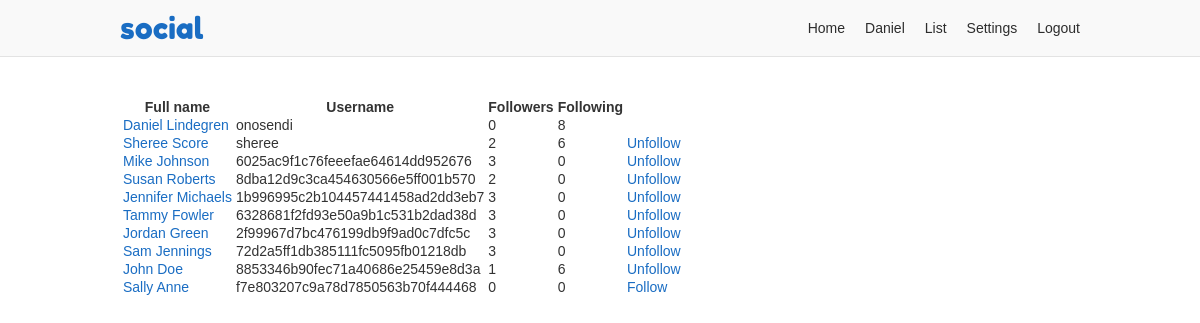
Page /list (signed in) on the committed database.
### app/users/models/user.py (models this page shows, shortened)
class User(UserMixin, db.Model, BaseModel):
    username = db.Column(db.String(35), nullable=False, unique=True)
    email = db.Column(db.String(255), nullable=False, unique=True)
    password = db.Column(db.String(128), nullable=False)
    first_name = db.Column(db.String(35), nullable=False)
    last_name = db.Column(db.String(35), nullable=False)
    about_me = db.Column(db.Text)
    last_seen = db.Column(db.DateTime, default=datetime.utcnow)
    posts_per_page = db.Column(db.Integer, default=10, nullable=False)
    full_name = column_property(first_name + " " + last_name)
    followed = db.relationship(
        'User',
        secondary=followers,
        primaryjoin='followers.c.follower_id == User.id',
        secondaryjoin='followers.c.followed_id == User.id',
        backref=db.backref('followers', lazy='dynamic'),
        lazy='dynamic')
    post_author = db.relationship(
        'Post',
        foreign_keys='Post.author_id',
        backref='author', lazy='dynamic')
    post_recipient = db.relationship(
        'Post',
        foreign_keys='Post.recipient_id',
        backref='recipient', lazy='dynamic')
    def is_following(self, user):
        return self.followed.filter(
            followers.c.followed_id == user.id).count() > 0

### app/users/views.py (the view)
@users.route('/list')
@login_required
def list():
    users = User.query.all()
    return render_template('users/list.html', users=users)

### app/models.py (called while the page is built)
    def commit(self):
        try:
            db.session.add(self)
            db.session.commit()
            return self
        except Exception as E:
            db.session.rollback()
            raise E

### app/users/models/user.py (called while the page is built)
@login.user_loader
def load_user(id):
    return User.query.get(int(id))

### app/users/views.py (called while the page is built)
@users.before_request
def before_request():
    if current_user.is_authenticated:
        current_user.last_seen = datetime.utcnow()
        current_user.commit()

### app/templates/users/list.html (shortened to what this page needs)
{% extends "/base.html" %}
{% block content %}
  <table style="margin-top: 4rem;">
    <tr>
      <th>Full name</th>
      <th>Username</th>
      <th>Followers</th>
      <th>Following</th>
    {% for user in users %}
    <tr>
      <td><a href="{{ url_for('users.profile', username=user.username) }}">{{ user.full_name }}</a></td>
      <td>{{ user.username }}</td>
      <td>{{ user.followers.count() }}</td>
      <td>{{ user.followed.count() }}</td>
      <td>
      {% if current_user != user %}
        {% if current_user.is_following(user) %}
        <a href="{{ url_for('users.user_action', username=user.username, action='unfollow') }}">Unfollow</a>
        {% else %}
        <a href="{{ url_for('users.user_action', username=user.username, action='follow') }}">Follow</a>
        {% endif %}
      {% endif %}
      </td>
    </tr>
    {% endfor %}
{% endblock %}

### app/templates/base.html (shortened to what this page needs)
<!doctype html>
<html lang="en">
<head>
  <link rel="stylesheet" href="{{ url_for('static', filename='css/layout.css') }}">
</head>
<body>
<div class="header-container">
  <header class="site-header responsive-container">
    <h1 class="branding"><a href="{{ url_for('static_views.index') }}">{{ APP_NAME }}</a></h1>
    {%- if current_user.is_authenticated %}
    <ul class="primary-nav">
      <li><a href="{{ url_for('users.home') }}">Home</a></li>
      <li><a href="{{ url_for('users.profile', username=current_user.username) }}">{{ current_user.first_name }}</a></li>
      <li><a href="{{ url_for('users.list') }}">List</a></li>
      <li><a href="{{ url_for('users.settings_account') }}">Settings</a></li>
      <li><a href="{{ url_for('static_views.logout') }}">Logout</a></li>
    </ul>
    {%- endif %}
  </header>
</div>
<div class="responsive-container">
{%- block content %}
{%- endblock %}
</div>
</body>
</html>

### app/static/css/layout.css (style rules this page uses)
:root { --blue: #1a6dc3; --dark-blue: #0f559c; --light-gray: #f9f9f9; --gray-border: #e3e3e3; }
*, *::before, *::after { box-sizing: border-box; }
html { font-family: sans-serif; font-size: 62.5%; }
article, aside, figcaption, figure, footer, header, hgroup, main, nav, section { display: block; }
body { margin: 0; color: #333; font-size: 1.4rem; line-height: 1; }
h1, h2, h3, h4, h5, h6 { margin: 0 0 10px 0; }
p, ol, ul, dl { margin: 0 0 10px 0; padding: 0; }
ol, ul { list-style: none; }
a, a:link { color: var(--blue); text-decoration: none; }
.responsive-container { margin: 0 auto; max-width: 960px; }
.header-container { background-color: var(--light-gray); border-bottom: 1px solid var(--gray-border); }
.header-container .site-header { display: flex; align-items: center; }
.branding { margin: 0; padding: 10px 0; }
.branding a { font: 30px "Fredoka One"; text-decoration: none; }
.primary-nav { display: flex; margin: 0 0 0 auto; }
.primary-nav li { padding: 0 10px; }
.primary-nav li:last-child { padding-right: 0; }
.primary-nav a { color: #2d2d2d; }

### rows in the picture
User: first_name "Daniel", full_name "Daniel Lindegren", username "onosendi", followers.count "0", followed.count "8"
User: full_name "Sheree Score", username "sheree", followers.count "2", followed.count "6"
User: full_name "Mike Johnson", username "6025ac9f1c76feeefae64614dd952676", followers.count "3", followed.count "0"
User: full_name "Susan Roberts", username "8dba12d9c3ca454630566e5ff001b570", followers.count "2", followed.count "0"
User: full_name "Jennifer Michaels", username "1b996995c2b104457441458ad2dd3eb7", followers.count "3", followed.count "0"
User: full_name "Tammy Fowler", username "6328681f2fd93e50a9b1c531b2dad38d", followers.count "3", followed.count "0"
User: full_name "Jordan Green", username "2f99967d7bc476199db9f9ad0c7dfc5c", followers.count "3", followed.count "0"
User: full_name "Sam Jennings", username "72d2a5ff1db385111fc5095fb01218db", followers.count "3", followed.count "0"
User: full_name "John Doe", username "8853346b90fec71a40686e25459e8d3a", followers.count "1", followed.count "6"
User: full_name "Sally Anne", username "f7e803207c9a78d7850563b70f444468", followers.count "0", followed.count "0"

### other values in the picture
{{ APP_NAME }} "social"
